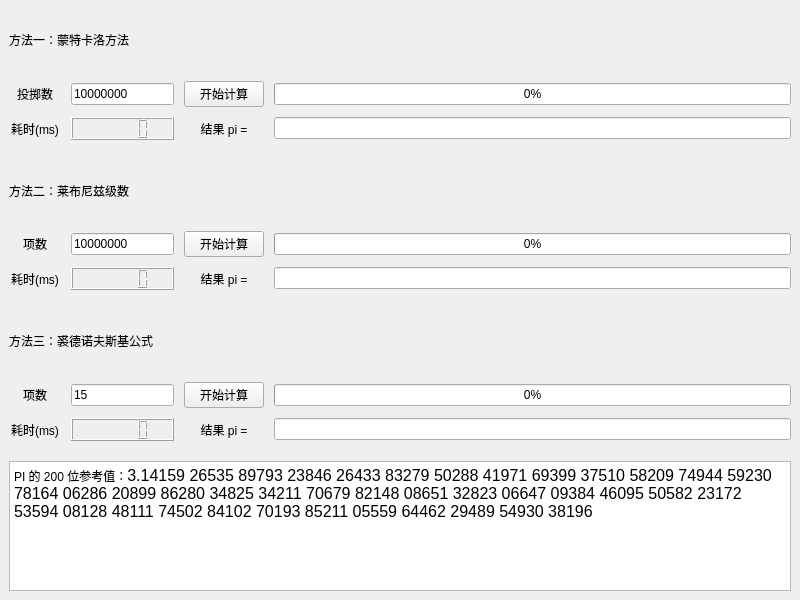
<?xml version="1.0" encoding="UTF-8"?>
<ui version="4.0">
 <class>MainWindow</class>
 <widget class="QMainWindow" name="MainWindow">
  <property name="geometry">
   <rect>
    <x>0</x>
    <y>0</y>
    <width>800</width>
    <height>600</height>
   </rect>
  </property>
  <property name="windowTitle">
   <string>PiCalculator</string>
  </property>
  <widget class="QWidget" name="centralwidget">
   <layout class="QGridLayout" name="gridLayout_4">
    <item row="0" column="1">
     <layout class="QVBoxLayout" name="verticalLayout_4" stretch="2,2,2,2">
      <property name="spacing">
       <number>20</number>
      </property>
      <item>
       <layout class="QVBoxLayout" name="verticalLayout" stretch="1,3">
        <property name="spacing">
         <number>10</number>
        </property>
        <item>
         <widget class="QLabel" name="label_4">
          <property name="text">
           <string>方法一：蒙特卡洛方法</string>
          </property>
         </widget>
        </item>
        <item>
         <layout class="QGridLayout" name="gridLayout" columnstretch="1,2,1,10">
          <item row="0" column="0">
           <widget class="QLabel" name="label">
            <property name="text">
             <string>投掷数</string>
            </property>
            <property name="alignment">
             <set>Qt::AlignCenter</set>
            </property>
           </widget>
          </item>
          <item row="0" column="1">
           <widget class="QLineEdit" name="lineEdit_monteCarlo_number">
            <property name="text">
             <string>10000000</string>
            </property>
           </widget>
          </item>
          <item row="0" column="2">
           <widget class="QPushButton" name="pushButton_monteCarlo_calculate">
            <property name="text">
             <string>开始计算</string>
            </property>
           </widget>
          </item>
          <item row="0" column="3">
           <widget class="QProgressBar" name="progressBar_monteCarlo">
            <property name="value">
             <number>0</number>
            </property>
           </widget>
          </item>
          <item row="1" column="0">
           <widget class="QLabel" name="label_2">
            <property name="text">
             <string>耗时(ms)</string>
            </property>
            <property name="alignment">
             <set>Qt::AlignCenter</set>
            </property>
           </widget>
          </item>
          <item row="1" column="2">
           <widget class="QLabel" name="label_3">
            <property name="text">
             <string>结果 pi =</string>
            </property>
            <property name="alignment">
             <set>Qt::AlignCenter</set>
            </property>
           </widget>
          </item>
          <item row="1" column="3">
           <widget class="QLineEdit" name="lineEdit_monteCarlo_pi"/>
          </item>
          <item row="1" column="1">
           <widget class="QLCDNumber" name="lcdNumber_monteCarlo">
            <property name="mode">
             <enum>QLCDNumber::Dec</enum>
            </property>
           </widget>
          </item>
         </layout>
        </item>
       </layout>
      </item>
      <item>
       <layout class="QVBoxLayout" name="verticalLayout_2" stretch="1,3">
        <property name="spacing">
         <number>10</number>
        </property>
        <item>
         <widget class="QLabel" name="label_5">
          <property name="text">
           <string>方法二：莱布尼兹级数</string>
          </property>
         </widget>
        </item>
        <item>
         <layout class="QGridLayout" name="gridLayout_2" columnstretch="1,2,1,10">
          <item row="0" column="0">
           <widget class="QLabel" name="label_6">
            <property name="text">
             <string>项数</string>
            </property>
            <property name="alignment">
             <set>Qt::AlignCenter</set>
            </property>
           </widget>
          </item>
          <item row="0" column="1">
           <widget class="QLineEdit" name="lineEdit_leibniz_number">
            <property name="text">
             <string>10000000</string>
            </property>
           </widget>
          </item>
          <item row="0" column="2">
           <widget class="QPushButton" name="pushButton_leibnize_calculate">
            <property name="text">
             <string>开始计算</string>
            </property>
           </widget>
          </item>
          <item row="0" column="3">
           <widget class="QProgressBar" name="progressBar_leibniz">
            <property name="value">
             <number>0</number>
            </property>
           </widget>
          </item>
          <item row="1" column="0">
           <widget class="QLabel" name="label_7">
            <property name="text">
             <string>耗时(ms)</string>
            </property>
            <property name="alignment">
             <set>Qt::AlignCenter</set>
            </property>
           </widget>
          </item>
          <item row="1" column="2">
           <widget class="QLabel" name="label_8">
            <property name="text">
             <string>结果 pi =</string>
            </property>
            <property name="alignment">
             <set>Qt::AlignCenter</set>
            </property>
           </widget>
          </item>
          <item row="1" column="3">
           <widget class="QLineEdit" name="lineEdit_leibniz_pi"/>
          </item>
          <item row="1" column="1">
           <widget class="QLCDNumber" name="lcdNumber_leibniz"/>
          </item>
         </layout>
        </item>
       </layout>
      </item>
      <item>
       <layout class="QVBoxLayout" name="verticalLayout_3" stretch="1,3">
        <property name="spacing">
         <number>10</number>
        </property>
        <item>
         <widget class="QLabel" name="label_9">
          <property name="text">
           <string>方法三：裘德诺夫斯基公式</string>
          </property>
         </widget>
        </item>
        <item>
         <layout class="QGridLayout" name="gridLayout_3" columnstretch="1,2,1,10">
          <item row="0" column="0">
           <widget class="QLabel" name="label_10">
            <property name="text">
             <string>项数</string>
            </property>
            <property name="alignment">
             <set>Qt::AlignCenter</set>
            </property>
           </widget>
          </item>
          <item row="0" column="1">
           <widget class="QLineEdit" name="lineEdit_chud_number">
            <property name="text">
             <string>15</string>
            </property>
           </widget>
          </item>
          <item row="0" column="2">
           <widget class="QPushButton" name="pushButton_chud_calculate">
            <property name="text">
             <string>开始计算</string>
            </property>
           </widget>
          </item>
          <item row="0" column="3">
           <widget class="QProgressBar" name="progressBar_chud">
            <property name="value">
             <number>0</number>
            </property>
           </widget>
          </item>
          <item row="1" column="0">
           <widget class="QLabel" name="label_11">
            <property name="text">
             <string>耗时(ms)</string>
            </property>
            <property name="alignment">
             <set>Qt::AlignCenter</set>
            </property>
           </widget>
          </item>
          <item row="1" column="2">
           <widget class="QLabel" name="label_12">
            <property name="text">
             <string>结果 pi =</string>
            </property>
            <property name="alignment">
             <set>Qt::AlignCenter</set>
            </property>
           </widget>
          </item>
          <item row="1" column="3">
           <widget class="QLineEdit" name="lineEdit_chud_pi">
            <property name="text">
             <string/>
            </property>
           </widget>
          </item>
          <item row="1" column="1">
           <widget class="QLCDNumber" name="lcdNumber_chud"/>
          </item>
         </layout>
        </item>
       </layout>
      </item>
      <item>
       <widget class="QTextBrowser" name="textBrowser">
        <property name="html">
         <string>&lt;!DOCTYPE HTML PUBLIC &quot;-//W3C//DTD HTML 4.0//EN&quot; &quot;http://www.w3.org/TR/REC-html40/strict.dtd&quot;&gt;
&lt;html&gt;&lt;head&gt;&lt;meta name=&quot;qrichtext&quot; content=&quot;1&quot; /&gt;&lt;meta charset=&quot;utf-8&quot; /&gt;&lt;style type=&quot;text/css&quot;&gt;
p, li { white-space: pre-wrap; }
&lt;/style&gt;&lt;/head&gt;&lt;body style=&quot; font-family:'Segoe UI'; font-size:9pt; font-weight:400; font-style:normal;&quot;&gt;
&lt;p style=&quot; margin-top:0px; margin-bottom:0px; margin-left:0px; margin-right:0px; -qt-block-indent:0; text-indent:0px;&quot;&gt;PI 的 200 位参考值：&lt;span style=&quot; font-family:'微软雅黑','黑体','微软雅黑'; font-size:16px; color:#000000;&quot;&gt;3.14159 26535 89793 23846 26433 83279 50288 41971 69399 37510 58209 74944 59230 78164 06286 20899 86280 34825 34211 70679 82148 08651 32823 06647 09384 46095 50582 23172 53594 08128 48111 74502 84102 70193 85211 05559 64462 29489 54930 38196&lt;/span&gt;&lt;/p&gt;&lt;/body&gt;&lt;/html&gt;</string>
        </property>
       </widget>
      </item>
     </layout>
    </item>
   </layout>
  </widget>
 </widget>
 <resources/>
 <connections/>
</ui>
